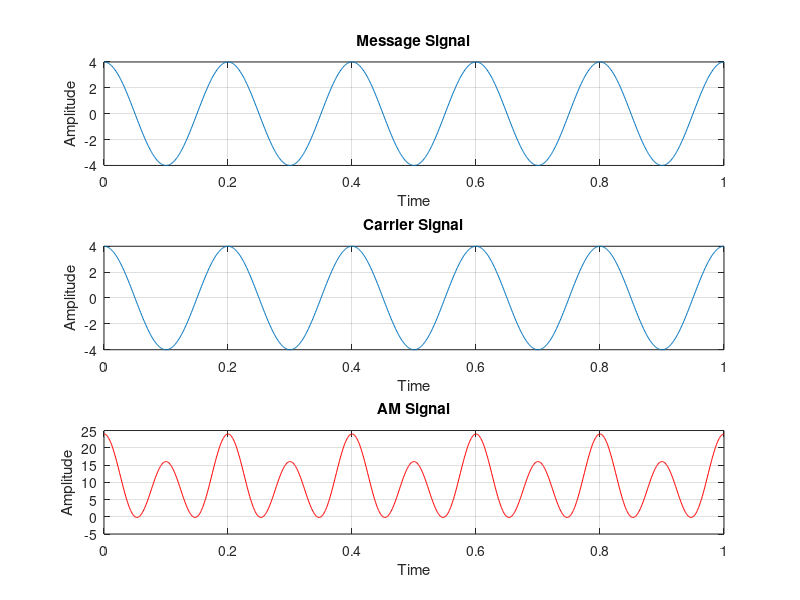

Source code (MATLAB):
clear all;
clc;
t=0:0.001:1;
A=4;%Amplitude of signal
fm=input('Message frequency=');%Accepting input value
fc=input('Carrier frequency=');%Accepting input value (f2>f1)
m=input('Modulation Index=');%Modulation Index=Am/Ac

Sm=A*cos(2*pi*fm*t);%Message Signal
subplot(3,1,1);%Plotting frame divided in to 3 rows and this fig appear at 1st
plot(t,Sm);
xlabel('Time');
ylabel('Amplitude');
title('Message Signal');
grid on;

Sc=A*cos(2*pi*fc*t);%Carrier Signal
subplot(3,1,2);
plot(t,Sc);
xlabel('Time');
ylabel('Amplitude');
title('Carrier Signal');
grid on;

Sfm= (A+m*Sm).*cos(2*pi*fc*t);%AM Signal, Amplitude of Carrier changes to (A+Message)
subplot(3,1,3);
plot(t,Sfm,'-r');
xlabel('Time');
ylabel('Amplitude');
title('AM Signal');
grid on;
